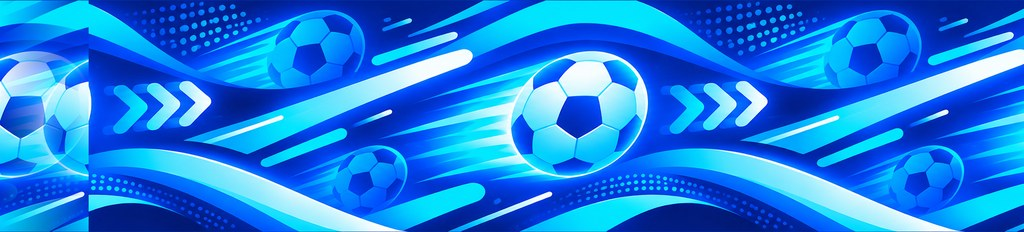
#> input picture unity/DribblingRush/Assets/Resources/Art/board-1.jpg, 1024 x 232 px, given in place of board-1.png, which was not available
$ python kosu-3d-assets.py ../unity/DribblingRush/Assets/Resources/Art/board-1.jpg
#> lines starting #> are read from the running program, lines starting #| are printed output that depends on the picture; pictures that were not available may be replaced by others from this repository, and a replacement may not be noted
#!/usr/bin/env python3
"""Dribbling Rush 3D textures (docs/design/kosu-3d-brief.md) → unity/DribblingRush/Assets/Resources/Art/.

Usage: python3 scripts/kosu-3d-assets.py docs/design/kosu-art/originals/3d

- crowd: seamless both ways (the stands repeat it along and up), 1024 px wide
- board-1 … board-4: the plain bands above and below the graphic cut off, seamless along, 1024 px wide
- backdrop: as drawn, 2048 px wide
Edges are made seamless by cross-fading the last stretch into the first (the picture gets that much
narrower). Written as JPEG (Unity compresses them again); the backdrop is a PNG whose top fades out, and import
stays readable (RushArtImport in RushBuild.cs), as the game reads the sky colour from it. The HUD icons (pick-jet, pick-spring) go through
scripts/kosu-assets.py. Needs Pillow.
"""
import sys
from pathlib import Path

from PIL import Image, ImageStat

SRC = Path(sys.argv[1])
OUT = Path(__file__).resolve().parent.parent / "unity" / "DribblingRush" / "Assets" / "Resources" / "Art"
OUT.mkdir(parents=True, exist_ok=True)


def seamless_x(im: Image.Image, share: float = 0.08) -> Image.Image:
    w, h = im.size
    o = int(w * share)
    out = im.crop((0, 0, w - o, h))
    tail = im.crop((w - o, 0, w, h))
    head = im.crop((0, 0, o, h))
    ramp = Image.linear_gradient("L").rotate(90, expand=True).resize((o, h))  # 255 at the left → 0 at the right
    out.paste(Image.composite(tail, head, ramp), (0, 0))
    return out


def seamless_y(im: Image.Image, share: float = 0.08) -> Image.Image:
    return seamless_x(im.rotate(90, expand=True), share).rotate(-90, expand=True)


def trim_bands(im: Image.Image) -> Image.Image:
    """Cut plain rows (one flat colour) off the top and bottom."""
    w, h = im.size
    busy = [sum(ImageStat.Stat(im.crop((0, y, w, y + 1))).stddev) > 12 for y in range(h)]
    top = busy.index(True)
    bottom = h - busy[::-1].index(True)
    return im.crop((0, top, w, bottom))


def save(im: Image.Image, name: str, width: int):
    k = width / im.width
    im = im.resize((width, round(im.height * k)), Image.LANCZOS)
    im.save(OUT / f"{name}.jpg", quality=88)
    print(name, im.size)


def load(name: str) -> Image.Image | None:
    for ext in ("png", "jpg", "jpeg"):
        p = SRC / f"{name}.{ext}"
        if p.exists():
            return Image.open(p).convert("RGB")
    return None


if (im := load("crowd")) is not None:
#> pass 2 of the loop in load, `for ext in ("png", "jpg", "jpeg"):`:
    save(seamless_y(seamless_x(im)), "crowd", 1024)
for i in range(1, 5):
    if (im := load(f"board-{i}")) is not None:
#> call 2 of load, with name = 'board-1'
#> in load, returned value is the input picture: PIL image 1024x232 RGB; mean R, G, B 29.8, 127, 226
        save(seamless_x(trim_bands(im)), f"board-{i}", 1024)
#> in trim_bands, `w, h = im.size`: w = 1024; h = 232
#> in trim_bands, `busy = [sum(ImageStat.Stat(im.crop((0, y, w, y + 1))).stddev) > 12 for..`: busy = 232 items, first 6: True, True, True, True, True, True
#> in trim_bands, `top = busy.index(True)`: top = 0
#> in trim_bands, `bottom = h - busy[::-1].index(True)`: bottom = 232
#> in seamless_x, `w, h = im.size`: w = 1024; h = 232
#> in seamless_x, `o = int(w * share)`: o = 81
#> in seamless_x, `out = im.crop((0, 0, w - o, h))`:
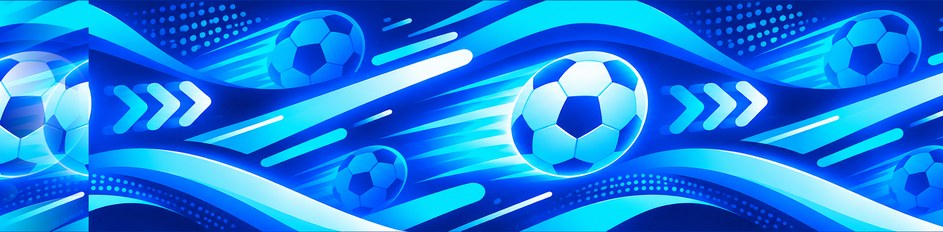
#> out: PIL image 943x232 RGB; mean R, G, B 30, 127.5, 226.1
#> in seamless_x, `tail = im.crop((w - o, 0, w, h))`:
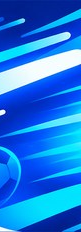
#> tail: PIL image 81x232 RGB; mean R, G, B 28, 120.7, 224.9
#> in seamless_x, `head = im.crop((0, 0, o, h))`:
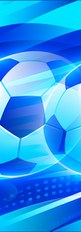
#> head: PIL image 81x232 RGB; mean R, G, B 44.9, 154.3, 238
#> in seamless_x, `ramp = Image.linear_gradient("L").rotate(90, expand=True).resize((o, h))`:
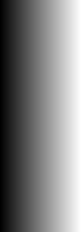
#> ramp: PIL image 81x232 L; min 1, max 254, mean 127.5
#> in seamless_x, `out.paste(Image.composite(tail, head, ramp), (0, 0))`:
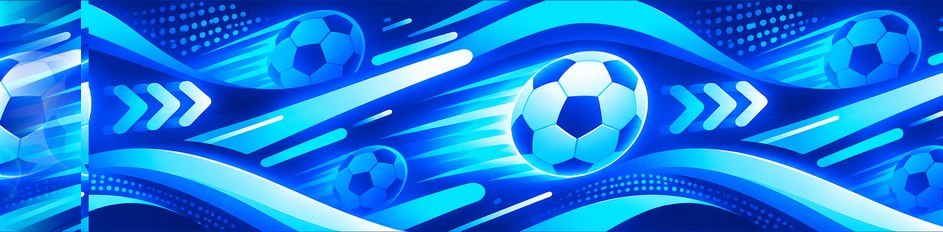
#> out: PIL image 943x232 RGB; mean R, G, B 29.3, 126.3, 225.6
#> in save, `k = width / im.width`: k = 1.09
#> in save, `im = im.resize((width, round(im.height * k)), Image.LANCZOS)`:
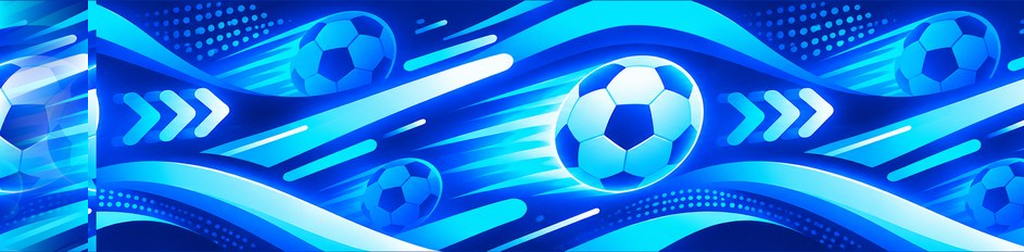
#> im: PIL image 1024x252 RGB; mean R, G, B 29.4, 126.2, 225.4
#| board-1 (1024, 252)
#> pass 2 of the loop `for i in range(1, 5):`:
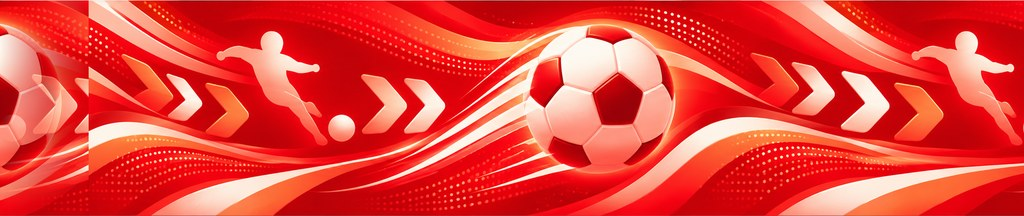
#> input picture unity/DribblingRush/Assets/Resources/Art/board-2.jpg, 1024 x 216 px, given in place of board-2.png, which was not available
#> in load, returned value is the input picture: PIL image 1024x216 RGB; mean R, G, B 230.9, 67.8, 60.2
#> in seamless_x (call 2), `w, h = im.size`: h = 216
#> tail: PIL image 81x216 RGB
#> head: PIL image 81x216 RGB
#> in seamless_x (call 2), `ramp = Image.linear_gradient("L").rotate(90, expand=True).resize((o, h))`:
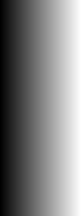
#> ramp: PIL image 81x216 L; min 1, max 254, mean 127.5
#> in save (call 2), `im = im.resize((width, round(im.height * k)), Image.LANCZOS)`:
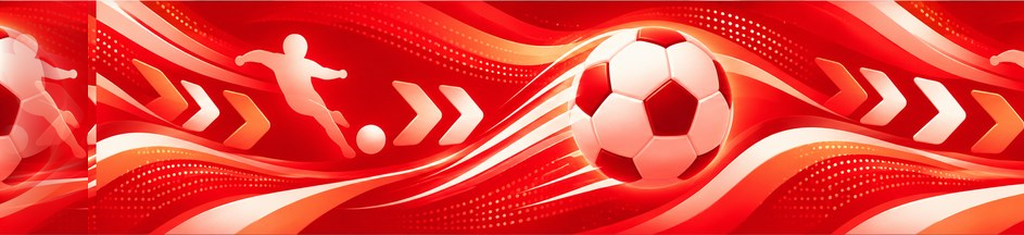
#> im: PIL image 1024x235 RGB; mean R, G, B 230.8, 68.6, 60.8
#| board-2 (1024, 235)
#> pass 2 of the loop in load, `for ext in ("png", "jpg", "jpeg"):`:
if (im := load("backdrop")) is not None:
    # the top fades out into the sky colour the game paints behind it (PNG for the alpha)
    im = im.resize((2048, round(im.height * 2048 / im.width)), Image.LANCZOS).convert("RGBA")
    fade = round(im.height * 0.22)
    alpha = Image.new("L", im.size, 255)
    for y in range(fade):
        alpha.paste(round(255 * (y / fade) ** 1.5), (0, y, im.width, y + 1))
    im.putalpha(alpha)
    im.save(OUT / "backdrop.png", optimize=True)
    print("backdrop", im.size)
print("done →", OUT)
